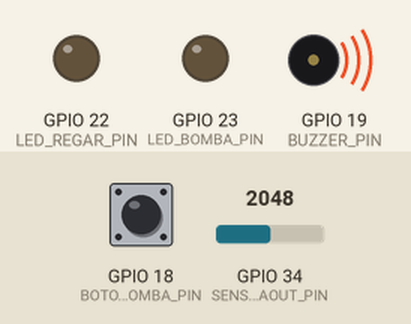
This sketch was run on a simulated ESP32. Shown: output pins drawn as LEDs (lit = HIGH), buzzer (waves = sounding, pin HIGH). The test bench sets the inputs (shaded band); at power-on: GPIO 34 (SENSOR_AOUT_PIN) = 2048, GPIO 18 (BOTON_BOMBA_PIN) LOW. WiFi joins after 1.5 s; servers stay silent unless stated; no MQTT or app messages arrive unless stated; what the sketch prints to the serial monitor is not drawn.

Above: at 2.7 s.
2.8 s: GPIO 34 (SENSOR_AOUT_PIN) set to 2135
4.3 s: GPIO 34 (SENSOR_AOUT_PIN) set to 2206
At 5.5 s:
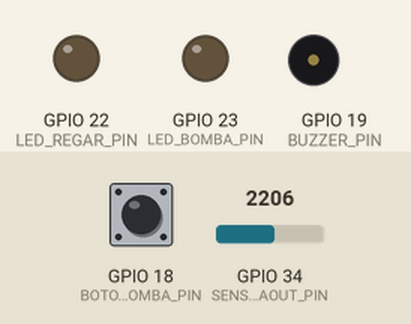
5.8 s: GPIO 18 (BOTON_BOMBA_PIN) pulled HIGH for 0.15 s
At 5.87 s:
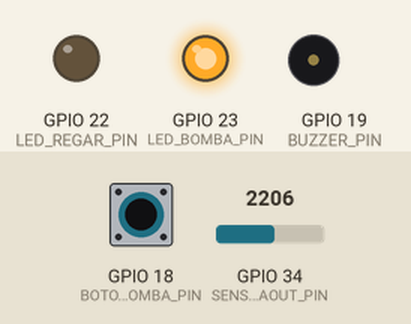
7.4 s: GPIO 34 (SENSOR_AOUT_PIN) set to 2861
8.9 s: GPIO 34 (SENSOR_AOUT_PIN) set to 2939
At 10.1 s:
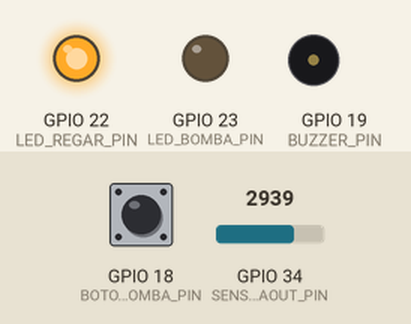
10.4 s: GPIO 18 (BOTON_BOMBA_PIN) pulled HIGH for 1 s
At 11.2 s:
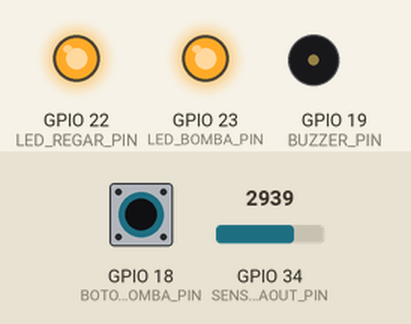
Timing chart, 0 to 13.4 s (numbered marks = the images above; inputs shaded):
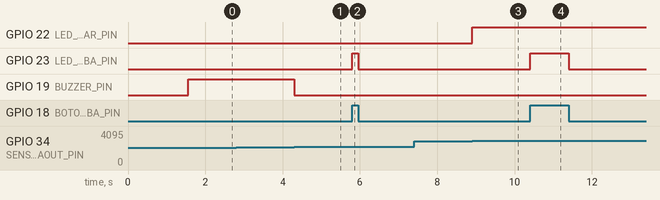

The sketch:

ESP32_NodeRed_2.ino
```cpp
#include <WiFi.h>
#include <PubSubClient.h>
#include <ArduinoJson.h>

//DATOS DE CONEXIÓN
const char* ssid = "Fam_HERNANDEZ CONTRERAS";
const char* password = "NORTHLANE_2025";
const char* mqtt_server = "192.168.1.26";
const int mqtt_port = 1883;
const char* mqtt_user = "Alfredo";
const char* mqtt_pass = "220705";

//TOPICS MQTT
const char* topic_sensor = "zona1/riego/sensor";
const char* topic_led_rojo = "zona1/riego/estado/ledRojo";
const char* topic_led_verde = "zona1/riego/estado/ledVerde";
const char* topic_boton = "zona1/riego/estado/boton";
const char* topic_buzzer = "zona1/riego/estado/buzzer";

//DEFINICIÓN DE PINES
const int SENSOR_AOUT_PIN = 34;
const int LED_REGAR_PIN = 22;
const int LED_BOMBA_PIN = 23;
const int BOTON_BOMBA_PIN = 18;
const int BUZZER_PIN = 19;

//VARIABLES GLOBALES Y DE CALIBRACIÓN
const int VALOR_SECO = 4095;
const int VALOR_HUMEDO = 1700;
int valorHumedad = 0;
int porcentajeHumedad = 0;

//VARIABLES PARA DETECTAR CAMBIOS DE ESTADO
int last_led_rojo_state = -1;
int last_led_verde_state = -1;
int last_boton_state = -1;
int last_buzzer_state = -1;

// Intervalo de publicación del sensor
const long publishInterval = 2000;
unsigned long lastPublishTime = 0;

WiFiClient espClient;
PubSubClient client(espClient);

//FUNCIÓN DE RECONEXIÓN
void reconnect() {
  while (!client.connected()) {
    Serial.print("Intentando conectar al broker MQTT...");
    String clientId = "ESP32_Sensor_Riego-" + WiFi.macAddress();
    clientId.replace(":", "");
    if (client.connect(clientId.c_str(), mqtt_user, mqtt_pass)) {
      Serial.println("Conectado al broker MQTT");
    } else {
      Serial.print("Fallo, rc=");
      Serial.print(client.state());
      Serial.println(" -> Reintentando en 5 segundos");
      delay(5000);
    }
  }
}

//FUNCIÓN PARA PUBLICAR CAMBIOS DE ESTADO
void publishState(const char* topic, int& lastState, int currentState) {
  if (currentState != lastState) {
    client.publish(topic, String(currentState).c_str(), true);  // `true` para mensaje retenido
    lastState = currentState;
  }
}

void setup() {
  Serial.begin(115200);
  pinMode(LED_REGAR_PIN, OUTPUT);
  pinMode(LED_BOMBA_PIN, OUTPUT);
  pinMode(BUZZER_PIN, OUTPUT);
  pinMode(BOTON_BOMBA_PIN, INPUT);
  pinMode(SENSOR_AOUT_PIN, INPUT);
  digitalWrite(LED_REGAR_PIN, LOW);
  digitalWrite(LED_BOMBA_PIN, LOW);
  digitalWrite(BUZZER_PIN, LOW);
  WiFi.begin(ssid, password);
  while (WiFi.status() != WL_CONNECTED) {
    delay(500);
    Serial.print(".");
  }
  Serial.println("\nWiFi conectado");
  Serial.print("IP local: ");
  Serial.println(WiFi.localIP());
  client.setServer(mqtt_server, mqtt_port);
}

void loop() {
  if (!client.connected()) {
    reconnect();
  }
  client.loop();

  //LECTURA Y LÓGICA DE CONTROL
  valorHumedad = analogRead(SENSOR_AOUT_PIN);
  porcentajeHumedad = map(valorHumedad, VALOR_SECO, VALOR_HUMEDO, 0, 100);
  if (porcentajeHumedad > 100) porcentajeHumedad = 100;
  if (porcentajeHumedad < 0) porcentajeHumedad = 0;

  //Lógica de control local
  int led_rojo_state = (porcentajeHumedad < 50) ? HIGH : LOW;
  digitalWrite(LED_REGAR_PIN, led_rojo_state);

  int boton_state = digitalRead(BOTON_BOMBA_PIN);
  digitalWrite(LED_BOMBA_PIN, boton_state);

  int buzzer_state = (porcentajeHumedad >= 80) ? HIGH : LOW;
  digitalWrite(BUZZER_PIN, buzzer_state);

  //PUBLICACIÓN DE ESTADOS
  publishState(topic_led_rojo, last_led_rojo_state, led_rojo_state);
  publishState(topic_boton, last_boton_state, boton_state);
  publishState(topic_led_verde, last_led_verde_state, boton_state);  // El LED verde refleja el estado del botón
  publishState(topic_buzzer, last_buzzer_state, buzzer_state);

  //PUBLICACIÓN PERIÓDICA DEL SENSOR
  if (millis() - lastPublishTime > publishInterval) {
    lastPublishTime = millis();
    StaticJsonDocument<128> doc;
    doc["humedad"] = porcentajeHumedad;
    doc["raw"] = valorHumedad;

    char buffer[128];
    serializeJson(doc, buffer);
    client.publish(topic_sensor, buffer);

    Serial.print("Publicado en MQTT: ");
    Serial.println(buffer);
  }
}
```

Measured:
- the behaviour switches between 2179 and 2180 on GPIO 34 (SENSOR_AOUT_PIN) (found by bisection; images 0 and 1)
- the behaviour switches between 2897 and 2898 on GPIO 34 (SENSOR_AOUT_PIN) (found by bisection; images 2 and 3)
- after the input at 2.8 s, every drawn part: stays the same
- after the input at 4.3 s, GPIO 19 (BUZZER_PIN): HIGH → LOW at once
- after the input at 5.8 s, GPIO 23 (LED_BOMBA_PIN): LOW → HIGH at once, → LOW 0.15 s later
- after the input at 7.4 s, every drawn part: stays the same
- after the input at 8.9 s, GPIO 22 (LED_REGAR_PIN): LOW → HIGH at once
- after the input at 10.4 s, GPIO 23 (LED_BOMBA_PIN): LOW → HIGH at once, → LOW 1.0 s later
